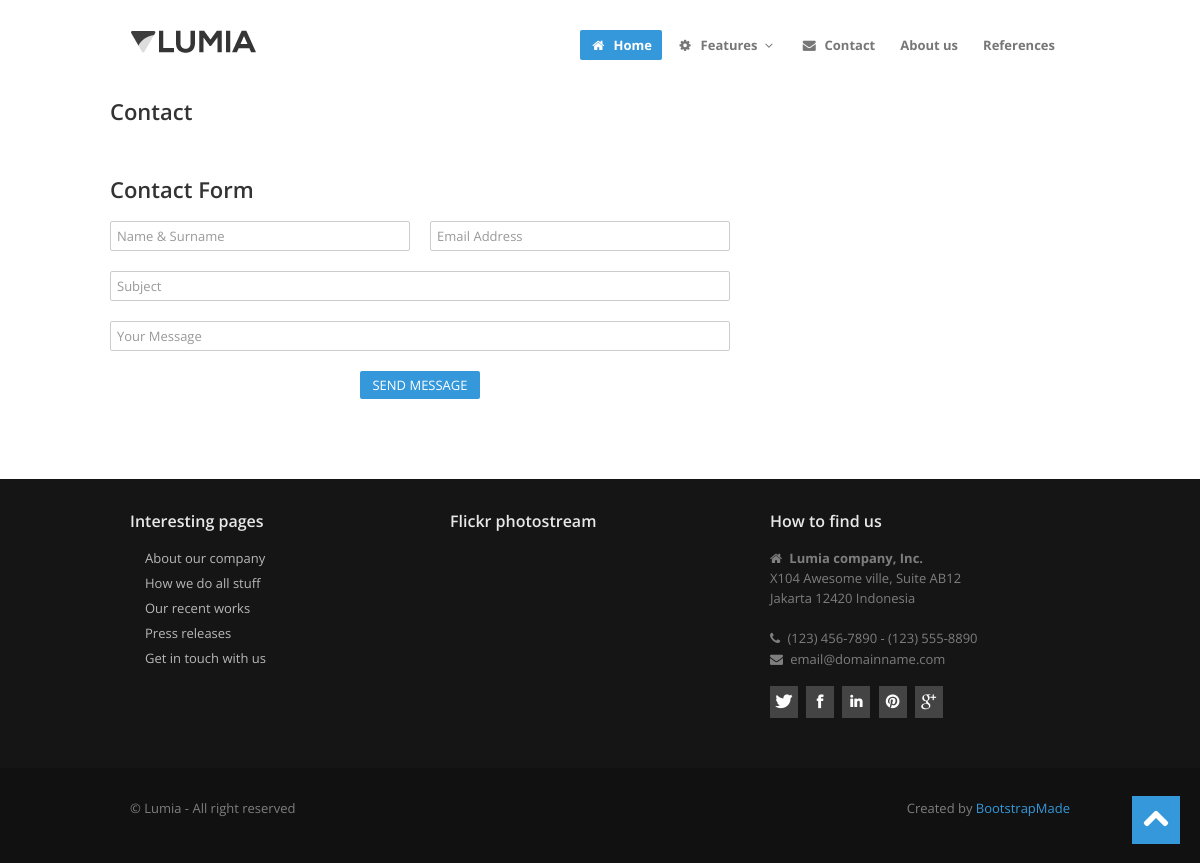
The page /contact on the database as committed earlier.
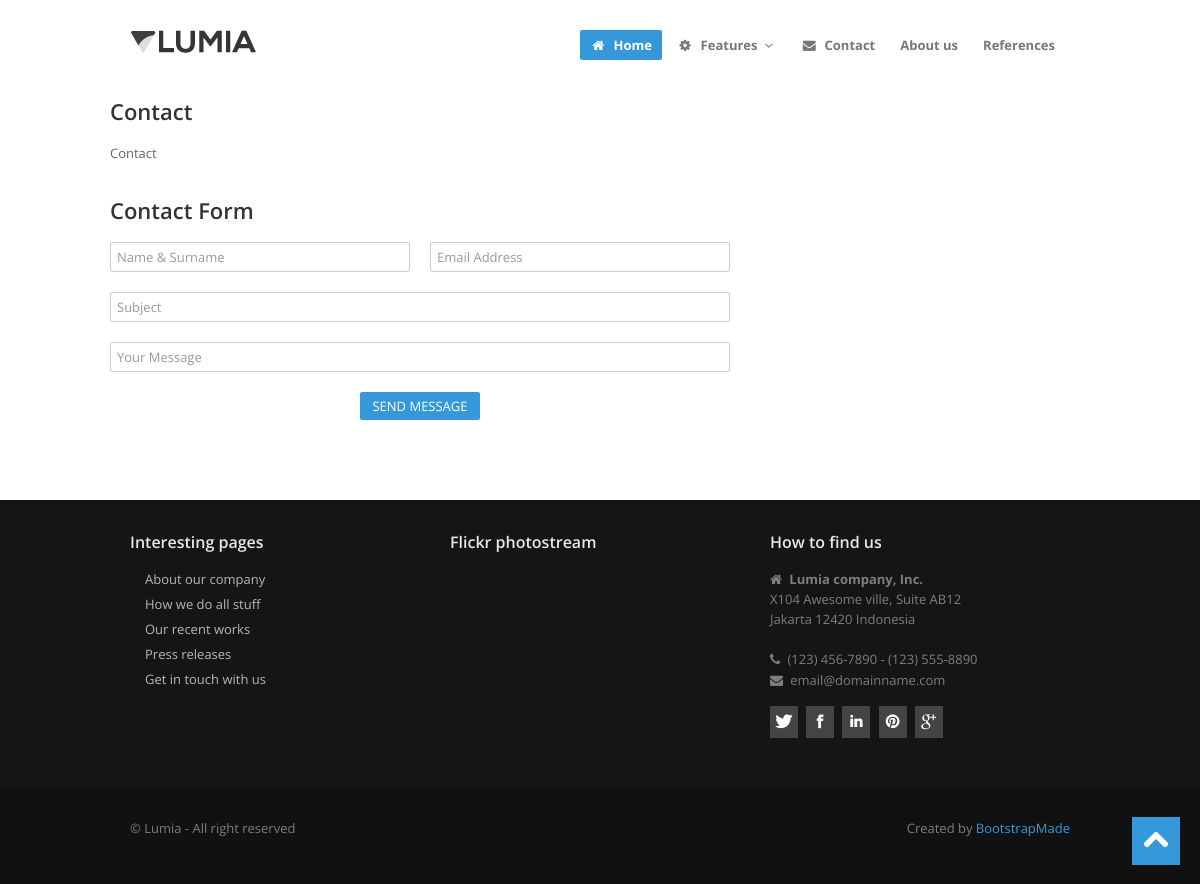
The same page on the database as committed later.
### home/models.py (models this page shows, shortened)
class Setting(models.Model):
    title = models.CharField(max_length=200)
    keywords = models.CharField(max_length=255)
    description = models.CharField(max_length=255)
    company = models.CharField(max_length=80)
    address = models.CharField(max_length=255, blank=True)
    phone = models.CharField(max_length=20, blank=True)
    fax = models.CharField(max_length=20, blank=True)
    email = models.EmailField()
    smtpserver = models.CharField(max_length=255, blank=True)
    smtpemail = models.EmailField(blank=True)
    smtppassword = models.CharField(max_length=50, blank=True)
    smtpport = models.IntegerField(blank=True, null=True)
    image = models.ImageField(blank=True, upload_to='images/')
    facebook = models.CharField(max_length=80, blank=True)
    instagram = models.CharField(max_length=80, blank=True)
    twitter = models.CharField(max_length=80, blank=True)
    aboutus = RichTextUploadingField()
    contact = RichTextUploadingField()
    references = RichTextUploadingField()
    status = models.CharField(blank=True, max_length=5, choices=STATUS)
    created_at = models.DateTimeField(auto_now_add=True)
    updated_at = models.DateTimeField(auto_now=True)

### home/views.py (the view, shortened to what this page needs)
# urls.py: path('contact', views.contact, name="contact"),
def contact(request):
    form = ContactForm()
    setting = Setting.objects.first()
    context = {'setting': setting, 'form': form}
    return render(request, 'contact.html', context)

### home/models.py
class ContactForm(ModelForm):
    class Meta:
        model = ContactFormMessage
        fields = ('name', 'email', 'subject', 'message')
        widgets = {
            'name': TextInput(attrs={'class': 'input-block-level', 'placeholder': 'Name & Surname'}),
            'subject': TextInput(attrs={'class': 'input-block-level', 'placeholder': 'Subject'}),
            'email': TextInput(attrs={'class': 'input-block-level', 'placeholder': 'Email Address'}),
            'message': TextInput(attrs={'class': 'input-block-level', 'placeholder': 'Your Message', 'rows': '5'}),
        }

### home/templates/contact.html (shortened to what this page needs)
{% extends "homebase.html" %}
{% load static %}
{% block content %}
    <div class="container">
        <div class="row">
            <div class="">
                <div class="section-title">
                    <h3 class="title">Contact</h3>
                </div>
                {{setting.contact|safe}}
            </div>
        </div>
        <div class="row">
            <div class="section-title">
                <h3 class="title">Contact Form</h3>
            </div>
            <form action="" method="post" class="contactForm">
                <div class="row">
                    <div class="span4 form-group">
                        {{form.name}}
                    </div>
                    <div class="span4 form-group">
                        {{form.email}}
                    </div>
                    <div class="span8 form-group">
                        {{form.subject}}
                    </div>
                    <div class="span8 form-group">
                        {{form.message}}
                        <div class="text-center">
                            <input type="submit" class="btn btn-theme" value="SEND MESSAGE">
                        </div>
                    </div>
                </div>
            </form>
        </div>
    </div>
{% endblock %}

Rows that differ between the two databases and show on the page:
added Setting: contact "Contact"
